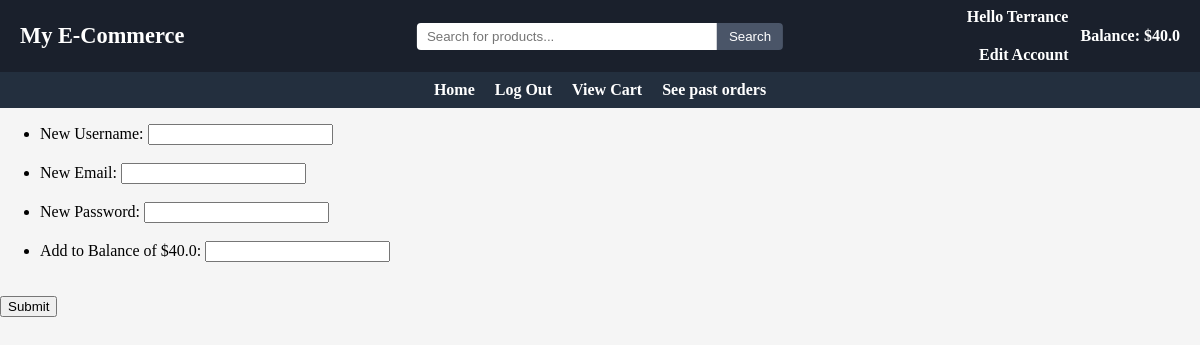
The app's page /925122535/edit, older data.
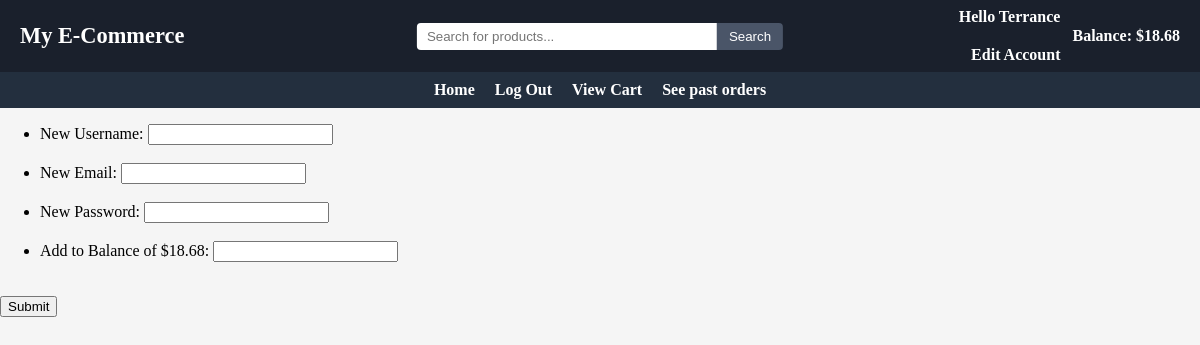
The same page, newer data.
### main/models.py (models this page shows, shortened)
class User(models.Model):
    userID = models.BigIntegerField(primary_key=True)
    username = models.CharField(max_length=50, unique=True)
    password = models.CharField(max_length=200)
    email = models.EmailField()
    role = models.SmallIntegerField()
    balance = models.FloatField(default=0)
    approved = models.BooleanField(default=False)

### main/views.py (the view)
# urls.py: path("<int:UserID>/edit", views.editAccount, name="edit"),
def editAccount(request, UserID=0):
    userData = 0
    try:
        userData = User.objects.get(userID=UserID)
        if(userData.role == 0):
            messages.add_message(request, messages.SUCCESS, "This account was rejected by an admin. Please create a new account")
            userData.delete()
    except User.DoesNotExist:
        userData = 0
        items = Item.objects.filter(approved=True).order_by('name')[:20]
        return render(request, "index.html", {"userData": userData, "userID":UserID, "items":items})
    if(userData.role == 0):
        messages.add_message(request, messages.SUCCESS, "This account was rejected by an admin. Please create a new account")
        userData.delete()
    if request.method == "POST":
        form = EditAccount(request.POST)
        if form.is_valid():
            form.full_clean()
            username = request.POST.get("username")
            password = request.POST.get("password")
            email = request.POST.get("email")
            add_money = request.POST.get("add_money")
            oldUsername = userData.username
            if username != "":
                userData.username = username
            if password != "":
                userData.password = password
            if email != "":
                userData.email = email
            if add_money != "":
                userData.balance += round(float(add_money), 2)
            if(User.objects.filter(username=username).exists() and username != oldUsername):
                messages.add_message(request, messages.SUCCESS, "Username taken")
                userData.username = oldUsername
            else:
                userData.save()
                return HttpResponseRedirect("/%i/main" % userData.userID)
    else:
        form = EditAccount(request.POST)
    return render(request, "editAccount.html", context = {"userData":userData, "form":form})

### main/forms.py
class EditAccount(forms.Form):
    username = forms.CharField(max_length=50, required=False)
    password = forms.CharField(max_length=200, widget=forms.PasswordInput, required=False)
    email = forms.EmailField(required=False)
    add_money = forms.FloatField(required=False)

### main/templates/editAccount.html (shortened to what this page needs)
{% extends "base.html" %}
{% block content%}
<form method="POST" action="">
    <ul>
        <li>
            <label for="{{ form.username.id_for_label }}">New Username: </label>
            {{form.username}}
        </li>
    <br>
        <li>
            <label>New Email: </label>
            {{form.email}}
        </li>
    <br>
        <li>
            <label>New Password: </label>
            {{form.password}}
        </li>
    <br>
        <li>
            <label>Add to Balance of ${{userData.balance}}: </label>
            {{form.add_money}}
        </li>
    </ul>
    <br><button type="submit", name="save">Submit</button>
</form>
{%endblock content%}

### main/templates/base.html (shortened to what this page needs)
{% load static %}
<link rel="stylesheet" href="{% static 'css/styles.css' %}">
<header class="topbar">
  <div class="topbar-left">
    <h1 class="site-title">My E-Commerce</h1>
  </div>
  <div class="topbar-center">
    <form method="POST" action="/{%if userData.userID and userData.approved%}{{userData.userID}}/{% endif %}search/">
      <input type="text" name="search" placeholder="Search for products..." class="topbar-search"/>
      <button type="submit" name = "searchSubmit" value = "searchSubmit">Search</button>
    </form>
  </div>
  <div class="topbar-right">
    {% if userData.userID and userData.approved %}
      <a href="/{{userData.userID}}/edit" class="user-link">
        <span>Hello {{userData.username}}</span><br/>
        <span>Edit Account</span>
      </a>
      <span class="balance">Balance: ${{userData.balance}}</span>
    {% endif %}
  </div>
</header>
<header class="navbar">
    <nav class="navbar-menu">
        <ul class="nav-list">
            {%if not userData.userID%}
              <li><a href="/">Home</a></li>
              <li><a href="/login">Login</a></li>
              <li><a href="/create">Register</a></li>
            {%else%}
              <li><a href="/{{userData.userID}}/main">Home</a></li>
              <li><a href="/">Log Out</a></li>
                {%if userData.role == 3%}
                    <li><a href="/{{userData.userID}}/auth/users">Authenticate users</a></li>
                    <li><a href="/{{userData.userID}}/auth/items">Authenticate items</a></li>
                    <li><a href="/{{userData.userID}}/auth/monitorUsers">Monitor Users</a></li>
                    <li><a href="/{{userData.userID}}/auth/monitorItems">Monitor Products</a></li>
                    <li><a href="/{{userData.userID}}/auth/orders">Monitor Transactions</a></li>
                {%elif userData.role == 2%}
                    <li><a href="/{{userData.userID}}/sell/makeItem">Add new product</a></li>
                    <li><a href="/{{userData.userID}}/sell/items">See and edit Products</a></li>
                    <li><a href="/{{userData.userID}}/sell/orders">See past ordered items</a></li>
                {%elif userData.role == 1%}
                    <li><a href="/{{userData.userID}}/buy/cart">View Cart</a></li>
                    <li><a href="/{{userData.userID}}/buy/orders">See past orders</a></li>
                {%endif%}
          </ul>
          {%endif%}
    </nav>
  </header>
{%if not userData or userData.approved%}
  {%block content%}
  {%endblock content%}
{%endif%}

Row changes from the older to the newer data that the page shows:
changed User "Terrance": balance "40.0" → "18.68"
